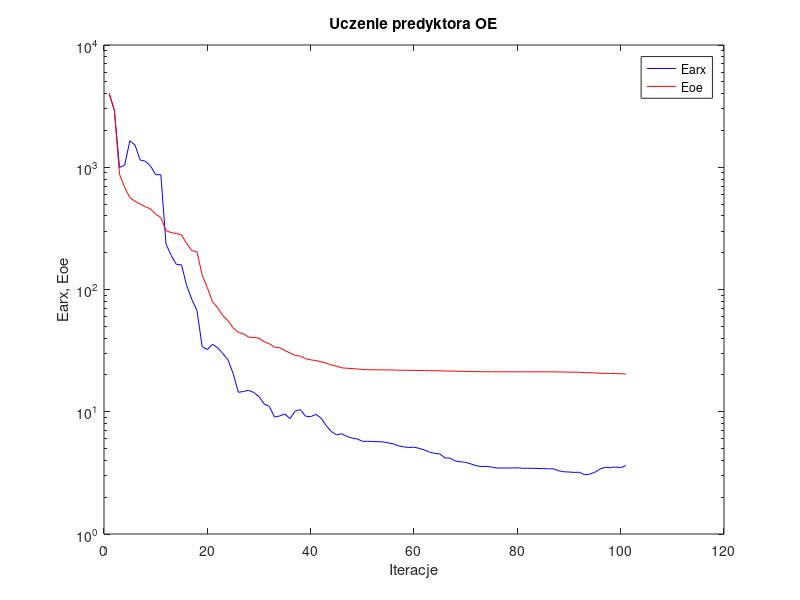
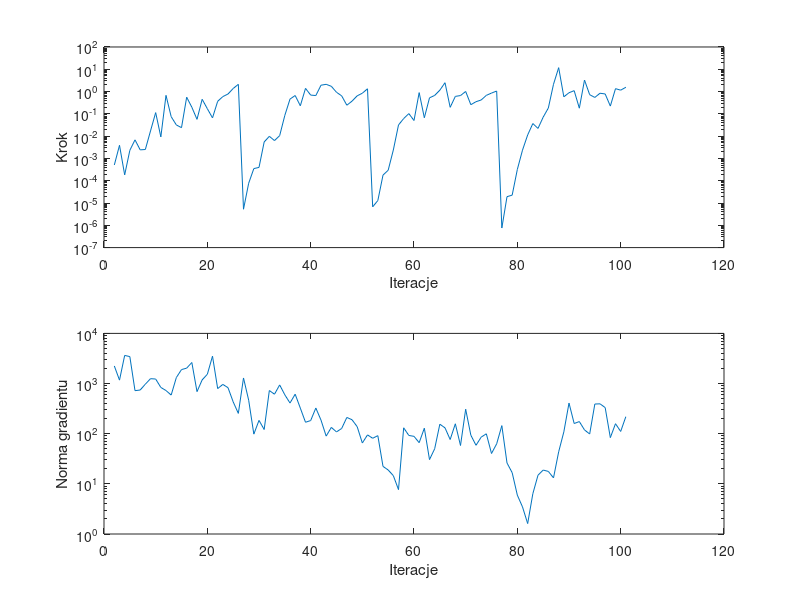

Recreate these plots in MATLAB, in order.
%uczenie predyktora oe
clear all;
n=0; farx(n+1)=4.002277e+003; foe(n+1)=4.007771e+003; wspucz(n+1)=0.000000e+000; ng(n+1)=0.000000e+000;
%odnowa zmiennej metryki
n=1; farx(n+1)=2.935712e+003; foe(n+1)=2.941429e+003; krok(n+1)=5.100741e-004; ng(n+1)=2.237459e+003;
n=2; farx(n+1)=9.960402e+002; foe(n+1)=8.767197e+002; krok(n+1)=3.881663e-003; ng(n+1)=1.170310e+003;
n=3; farx(n+1)=1.041375e+003; foe(n+1)=6.855687e+002; krok(n+1)=1.830796e-004; ng(n+1)=3.637270e+003;
n=4; farx(n+1)=1.646286e+003; foe(n+1)=5.641273e+002; krok(n+1)=2.304922e-003; ng(n+1)=3.446711e+003;
n=5; farx(n+1)=1.518924e+003; foe(n+1)=5.267505e+002; krok(n+1)=6.822948e-003; ng(n+1)=7.211696e+002;
n=6; farx(n+1)=1.146184e+003; foe(n+1)=4.989804e+002; krok(n+1)=2.426783e-003; ng(n+1)=7.428936e+002;
n=7; farx(n+1)=1.121046e+003; foe(n+1)=4.746199e+002; krok(n+1)=2.513970e-003; ng(n+1)=9.716489e+002;
n=8; farx(n+1)=1.024547e+003; foe(n+1)=4.569510e+002; krok(n+1)=1.708348e-002; ng(n+1)=1.250290e+003;
n=9; farx(n+1)=8.693421e+002; foe(n+1)=4.132320e+002; krok(n+1)=1.135981e-001; ng(n+1)=1.230675e+003;
n=10; farx(n+1)=8.689832e+002; foe(n+1)=3.875604e+002; krok(n+1)=9.249673e-003; ng(n+1)=8.361547e+002;
n=11; farx(n+1)=2.356484e+002; foe(n+1)=3.029485e+002; krok(n+1)=6.762233e-001; ng(n+1)=7.254071e+002;
n=12; farx(n+1)=1.899746e+002; foe(n+1)=2.920240e+002; krok(n+1)=7.478469e-002; ng(n+1)=5.890450e+002;
n=13; farx(n+1)=1.606229e+002; foe(n+1)=2.869013e+002; krok(n+1)=3.181657e-002; ng(n+1)=1.316098e+003;
n=14; farx(n+1)=1.590486e+002; foe(n+1)=2.795651e+002; krok(n+1)=2.398987e-002; ng(n+1)=1.898131e+003;
n=15; farx(n+1)=1.076095e+002; foe(n+1)=2.375943e+002; krok(n+1)=5.596492e-001; ng(n+1)=2.027015e+003;
n=16; farx(n+1)=8.300418e+001; foe(n+1)=2.079222e+002; krok(n+1)=1.981883e-001; ng(n+1)=2.628770e+003;
n=17; farx(n+1)=6.702454e+001; foe(n+1)=2.026149e+002; krok(n+1)=5.671128e-002; ng(n+1)=6.899563e+002;
n=18; farx(n+1)=3.412443e+001; foe(n+1)=1.314617e+002; krok(n+1)=4.500546e-001; ng(n+1)=1.183512e+003;
n=19; farx(n+1)=3.227286e+001; foe(n+1)=1.035595e+002; krok(n+1)=1.702433e-001; ng(n+1)=1.530375e+003;
n=20; farx(n+1)=3.563663e+001; foe(n+1)=7.927836e+001; krok(n+1)=6.601690e-002; ng(n+1)=3.514366e+003;
n=21; farx(n+1)=3.342181e+001; foe(n+1)=7.091047e+001; krok(n+1)=3.655097e-001; ng(n+1)=7.931015e+002;
n=22; farx(n+1)=2.989355e+001; foe(n+1)=6.101340e+001; krok(n+1)=5.945315e-001; ng(n+1)=9.606871e+002;
n=23; farx(n+1)=2.656543e+001; foe(n+1)=5.562633e+001; krok(n+1)=7.763546e-001; ng(n+1)=8.274860e+002;
n=24; farx(n+1)=2.052344e+001; foe(n+1)=4.845323e+001; krok(n+1)=1.371110e+000; ng(n+1)=4.318751e+002;
n=25; farx(n+1)=1.442278e+001; foe(n+1)=4.455439e+001; krok(n+1)=2.112649e+000; ng(n+1)=2.540476e+002;
%odnowa zmiennej metryki
n=26; farx(n+1)=1.465041e+001; foe(n+1)=4.330197e+001; krok(n+1)=5.269152e-006; ng(n+1)=1.291608e+003;
n=27; farx(n+1)=1.497991e+001; foe(n+1)=4.082698e+001; krok(n+1)=7.708198e-005; ng(n+1)=4.657007e+002;
n=28; farx(n+1)=1.435857e+001; foe(n+1)=4.046625e+001; krok(n+1)=3.505202e-004; ng(n+1)=9.802356e+001;
n=29; farx(n+1)=1.329432e+001; foe(n+1)=4.004103e+001; krok(n+1)=3.949694e-004; ng(n+1)=1.843505e+002;
n=30; farx(n+1)=1.159827e+001; foe(n+1)=3.736200e+001; krok(n+1)=5.478088e-003; ng(n+1)=1.212313e+002;
n=31; farx(n+1)=1.106201e+001; foe(n+1)=3.601902e+001; krok(n+1)=9.824309e-003; ng(n+1)=7.257343e+002;
n=32; farx(n+1)=9.052307e+000; foe(n+1)=3.371870e+001; krok(n+1)=6.324208e-003; ng(n+1)=6.127867e+002;
n=33; farx(n+1)=9.239744e+000; foe(n+1)=3.337444e+001; krok(n+1)=1.054870e-002; ng(n+1)=9.390261e+002;
n=34; farx(n+1)=9.588159e+000; foe(n+1)=3.160374e+001; krok(n+1)=8.569436e-002; ng(n+1)=5.953097e+002;
n=35; farx(n+1)=8.798115e+000; foe(n+1)=3.033824e+001; krok(n+1)=4.602673e-001; ng(n+1)=4.089722e+002;
n=36; farx(n+1)=1.011265e+001; foe(n+1)=2.886900e+001; krok(n+1)=6.639102e-001; ng(n+1)=6.135069e+002;
n=37; farx(n+1)=1.041525e+001; foe(n+1)=2.850948e+001; krok(n+1)=2.301336e-001; ng(n+1)=3.232310e+002;
n=38; farx(n+1)=9.194943e+000; foe(n+1)=2.723754e+001; krok(n+1)=1.390988e+000; ng(n+1)=1.691122e+002;
n=39; farx(n+1)=9.117344e+000; foe(n+1)=2.659245e+001; krok(n+1)=6.954939e-001; ng(n+1)=1.828549e+002;
n=40; farx(n+1)=9.508324e+000; foe(n+1)=2.621987e+001; krok(n+1)=6.622313e-001; ng(n+1)=3.250658e+002;
n=41; farx(n+1)=8.888653e+000; foe(n+1)=2.565768e+001; krok(n+1)=1.927884e+000; ng(n+1)=1.864738e+002;
n=42; farx(n+1)=7.712307e+000; foe(n+1)=2.495808e+001; krok(n+1)=2.112541e+000; ng(n+1)=8.955850e+001;
n=43; farx(n+1)=6.887132e+000; foe(n+1)=2.416120e+001; krok(n+1)=1.722419e+000; ng(n+1)=1.335610e+002;
n=44; farx(n+1)=6.475487e+000; foe(n+1)=2.359478e+001; krok(n+1)=9.282331e-001; ng(n+1)=1.085249e+002;
n=45; farx(n+1)=6.612883e+000; foe(n+1)=2.287565e+001; krok(n+1)=6.428475e-001; ng(n+1)=1.271611e+002;
n=46; farx(n+1)=6.285414e+000; foe(n+1)=2.270155e+001; krok(n+1)=2.440422e-001; ng(n+1)=2.108223e+002;
n=47; farx(n+1)=6.089677e+000; foe(n+1)=2.255698e+001; krok(n+1)=3.706964e-001; ng(n+1)=1.900455e+002;
n=48; farx(n+1)=5.993149e+000; foe(n+1)=2.240041e+001; krok(n+1)=6.428250e-001; ng(n+1)=1.382813e+002;
n=49; farx(n+1)=5.738746e+000; foe(n+1)=2.217111e+001; krok(n+1)=8.426513e-001; ng(n+1)=6.522516e+001;
n=50; farx(n+1)=5.724132e+000; foe(n+1)=2.206164e+001; krok(n+1)=1.331649e+000; ng(n+1)=9.464403e+001;
%odnowa zmiennej metryki
n=51; farx(n+1)=5.718518e+000; foe(n+1)=2.205457e+001; krok(n+1)=6.733170e-006; ng(n+1)=8.106163e+001;
n=52; farx(n+1)=5.691481e+000; foe(n+1)=2.203241e+001; krok(n+1)=1.290553e-005; ng(n+1)=9.138474e+001;
n=53; farx(n+1)=5.669541e+000; foe(n+1)=2.201833e+001; krok(n+1)=1.784716e-004; ng(n+1)=2.229915e+001;
n=54; farx(n+1)=5.564725e+000; foe(n+1)=2.199879e+001; krok(n+1)=2.952315e-004; ng(n+1)=1.890099e+001;
n=55; farx(n+1)=5.464603e+000; foe(n+1)=2.196213e+001; krok(n+1)=2.394037e-003; ng(n+1)=1.457100e+001;
n=56; farx(n+1)=5.260784e+000; foe(n+1)=2.186445e+001; krok(n+1)=3.172883e-002; ng(n+1)=7.673215e+000;
n=57; farx(n+1)=5.164262e+000; foe(n+1)=2.184482e+001; krok(n+1)=6.144187e-002; ng(n+1)=1.310194e+002;
n=58; farx(n+1)=5.097938e+000; foe(n+1)=2.182580e+001; krok(n+1)=1.027628e-001; ng(n+1)=9.224623e+001;
n=59; farx(n+1)=5.133117e+000; foe(n+1)=2.181914e+001; krok(n+1)=5.026897e-002; ng(n+1)=8.857542e+001;
n=60; farx(n+1)=5.017151e+000; foe(n+1)=2.177221e+001; krok(n+1)=8.970072e-001; ng(n+1)=6.623198e+001;
n=61; farx(n+1)=4.868665e+000; foe(n+1)=2.173018e+001; krok(n+1)=6.677458e-002; ng(n+1)=1.288232e+002;
n=62; farx(n+1)=4.676284e+000; foe(n+1)=2.168653e+001; krok(n+1)=5.226535e-001; ng(n+1)=3.044059e+001;
n=63; farx(n+1)=4.567511e+000; foe(n+1)=2.166170e+001; krok(n+1)=6.710813e-001; ng(n+1)=5.006937e+001;
n=64; farx(n+1)=4.520379e+000; foe(n+1)=2.162283e+001; krok(n+1)=1.153327e+000; ng(n+1)=1.546418e+002;
n=65; farx(n+1)=4.187085e+000; foe(n+1)=2.153673e+001; krok(n+1)=2.495832e+000; ng(n+1)=1.308755e+002;
n=66; farx(n+1)=4.172598e+000; foe(n+1)=2.152359e+001; krok(n+1)=1.961845e-001; ng(n+1)=7.653539e+001;
n=67; farx(n+1)=3.956817e+000; foe(n+1)=2.145818e+001; krok(n+1)=6.077026e-001; ng(n+1)=1.576368e+002;
n=68; farx(n+1)=3.898966e+000; foe(n+1)=2.142828e+001; krok(n+1)=6.614848e-001; ng(n+1)=5.818186e+001;
n=69; farx(n+1)=3.854610e+000; foe(n+1)=2.136775e+001; krok(n+1)=1.009068e+000; ng(n+1)=3.076605e+002;
n=70; farx(n+1)=3.745038e+000; foe(n+1)=2.133418e+001; krok(n+1)=2.577175e-001; ng(n+1)=9.345513e+001;
n=71; farx(n+1)=3.622367e+000; foe(n+1)=2.129158e+001; krok(n+1)=3.505976e-001; ng(n+1)=5.873019e+001;
n=72; farx(n+1)=3.567004e+000; foe(n+1)=2.125554e+001; krok(n+1)=4.187571e-001; ng(n+1)=8.534941e+001;
n=73; farx(n+1)=3.573818e+000; foe(n+1)=2.124201e+001; krok(n+1)=6.751168e-001; ng(n+1)=9.952670e+001;
n=74; farx(n+1)=3.528368e+000; foe(n+1)=2.123579e+001; krok(n+1)=8.551844e-001; ng(n+1)=4.029456e+001;
n=75; farx(n+1)=3.464906e+000; foe(n+1)=2.122734e+001; krok(n+1)=1.056270e+000; ng(n+1)=6.287275e+001;
%odnowa zmiennej metryki
n=76; farx(n+1)=3.465445e+000; foe(n+1)=2.122486e+001; krok(n+1)=7.554899e-007; ng(n+1)=1.448937e+002;
n=77; farx(n+1)=3.466067e+000; foe(n+1)=2.122289e+001; krok(n+1)=1.925750e-005; ng(n+1)=2.608858e+001;
n=78; farx(n+1)=3.470389e+000; foe(n+1)=2.122198e+001; krok(n+1)=2.253084e-005; ng(n+1)=1.671179e+001;
n=79; farx(n+1)=3.479183e+000; foe(n+1)=2.121996e+001; krok(n+1)=3.210907e-004; ng(n+1)=5.952521e+000;
n=80; farx(n+1)=3.450302e+000; foe(n+1)=2.121400e+001; krok(n+1)=2.356189e-003; ng(n+1)=3.467978e+000;
n=81; farx(n+1)=3.449692e+000; foe(n+1)=2.121101e+001; krok(n+1)=1.132561e-002; ng(n+1)=1.614936e+000;
n=82; farx(n+1)=3.447704e+000; foe(n+1)=2.120961e+001; krok(n+1)=3.670029e-002; ng(n+1)=6.358560e+000;
n=83; farx(n+1)=3.435877e+000; foe(n+1)=2.120901e+001; krok(n+1)=2.219272e-002; ng(n+1)=1.488025e+001;
n=84; farx(n+1)=3.425877e+000; foe(n+1)=2.120831e+001; krok(n+1)=7.100297e-002; ng(n+1)=1.882426e+001;
n=85; farx(n+1)=3.414983e+000; foe(n+1)=2.120752e+001; krok(n+1)=1.827549e-001; ng(n+1)=1.770826e+001;
n=86; farx(n+1)=3.415988e+000; foe(n+1)=2.120411e+001; krok(n+1)=2.125050e+000; ng(n+1)=1.316364e+001;
n=87; farx(n+1)=3.287872e+000; foe(n+1)=2.116438e+001; krok(n+1)=1.181265e+001; ng(n+1)=4.352307e+001;
n=88; farx(n+1)=3.231743e+000; foe(n+1)=2.112963e+001; krok(n+1)=5.810581e-001; ng(n+1)=1.087244e+002;
n=89; farx(n+1)=3.213428e+000; foe(n+1)=2.107836e+001; krok(n+1)=8.858351e-001; ng(n+1)=4.080328e+002;
n=90; farx(n+1)=3.192407e+000; foe(n+1)=2.105779e+001; krok(n+1)=1.096368e+000; ng(n+1)=1.595969e+002;
n=91; farx(n+1)=3.199858e+000; foe(n+1)=2.104300e+001; krok(n+1)=1.794685e-001; ng(n+1)=1.745006e+002;
n=92; farx(n+1)=3.055250e+000; foe(n+1)=2.091212e+001; krok(n+1)=3.290939e+000; ng(n+1)=1.189898e+002;
n=93; farx(n+1)=3.087276e+000; foe(n+1)=2.084622e+001; krok(n+1)=7.228765e-001; ng(n+1)=9.866493e+001;
n=94; farx(n+1)=3.200016e+000; foe(n+1)=2.078495e+001; krok(n+1)=5.453957e-001; ng(n+1)=3.902822e+002;
n=95; farx(n+1)=3.398899e+000; foe(n+1)=2.067791e+001; krok(n+1)=8.413217e-001; ng(n+1)=3.942020e+002;
n=96; farx(n+1)=3.511422e+000; foe(n+1)=2.062049e+001; krok(n+1)=7.808753e-001; ng(n+1)=3.317141e+002;
n=97; farx(n+1)=3.483911e+000; foe(n+1)=2.058922e+001; krok(n+1)=2.230542e-001; ng(n+1)=8.345673e+001;
n=98; farx(n+1)=3.534526e+000; foe(n+1)=2.052102e+001; krok(n+1)=1.350234e+000; ng(n+1)=1.582440e+002;
n=99; farx(n+1)=3.485571e+000; foe(n+1)=2.046451e+001; krok(n+1)=1.155850e+000; ng(n+1)=1.108182e+002;
n=100; farx(n+1)=3.633719e+000; foe(n+1)=2.037288e+001; krok(n+1)=1.554381e+000; ng(n+1)=2.184765e+002;

figure; semilogy(farx,'b'); hold on; semilogy(foe,'r'); xlabel('Iteracje'); ylabel('Earx, Eoe'); legend('Earx','Eoe'); title('Uczenie predyktora OE');
figure; subplot(2,1,1); semilogy(krok); xlabel('Iteracje'); ylabel('Krok');
subplot(2,1,2); semilogy(ng); xlabel('Iteracje'); ylabel('Norma gradientu');
Earx=farx(n+1)
Eoe=foe(n+1)
